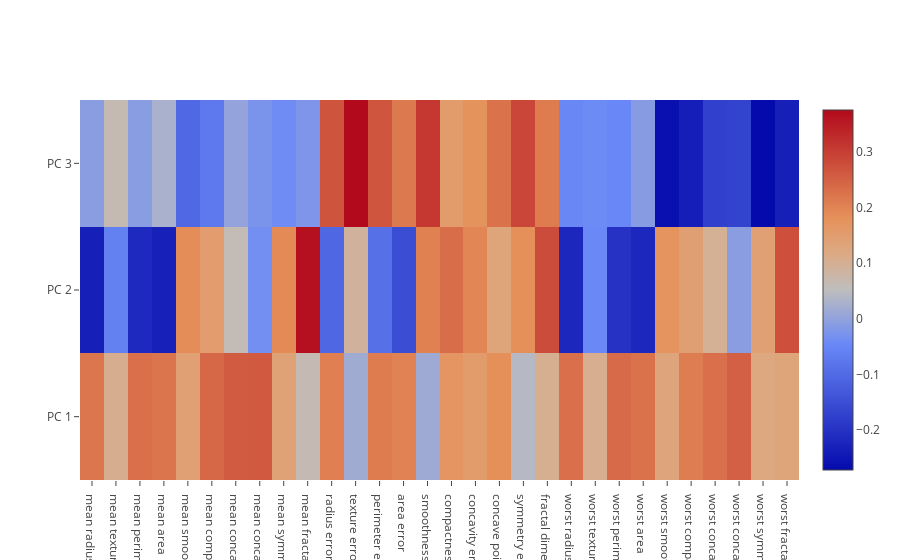

The code cell stored with this chart in its notebook:
### Markdown cell above
We will then create the heat map data using the Heatmap function (within go). The heat map data is created by supplying the principal components as the z-axis. The x-axis is the feature and the y-axis is the principal component. Finally, we can plot the heat map using the iplot function.

### Code cell
# Create heat map data.
data = go.Heatmap(z=pca.components_, 
                  x=breast_cancer.feature_names, 
                  y=['PC 1', 'PC 2', 'PC 3'])
 
# Plot heatmap.
plotly.offline.iplot([data], filename='heatmap')

### Figure 1 — Plotly figure (JSON) as saved in the notebook; plotly's stock layout.template omitted (floating-point values rounded to 4 significant figures)
{"data": [{"type": "heatmap", "x": ["mean radius", "mean texture", "mean perimeter", "mean area", "mean smoothness", "mean compactness", "mean concavity", "mean concave points", "mean symmetry", "mean fractal dimension", "radius error", "texture error", "perimeter error", "area error", "smoothness error", "compactness error", "concavity error", "concave points error", "symmetry error", "fractal dimension error", "worst radius", "worst texture", "worst perimeter", "worst area", "worst smoothness", "worst compactness", "worst concavity", "worst concave points", "worst symmetry", "worst fractal dimension"], "y": ["PC 1", "PC 2", "PC 3"], "z": [[0.2189, 0.1037, 0.2275, 0.221, 0.1426, 0.2393, 0.2584, 0.2609, 0.1382, 0.06436, 0.206, 0.01743, 0.2113, 0.2029, 0.01453, 0.1704, 0.1536, 0.1834, 0.0425, 0.1026, 0.228, 0.1045, 0.2366, 0.2249, 0.128, 0.2101, 0.2288, 0.2509, 0.1229, 0.1318], [-0.2339, -0.05971, -0.2152, -0.2311, 0.1861, 0.1519, 0.06017, -0.03477, 0.1903, 0.3666, -0.1056, 0.08998, -0.08946, -0.1523, 0.2044, 0.2327, 0.1972, 0.1303, 0.1838, 0.2801, -0.2199, -0.04547, -0.1999, -0.2194, 0.1723, 0.1436, 0.09796, -0.008257, 0.1419, 0.2753], [-0.008531, 0.06455, -0.009314, 0.0287, -0.1043, -0.07409, 0.002734, -0.02556, -0.04024, -0.02257, 0.2685, 0.3746, 0.2666, 0.216, 0.3088, 0.1548, 0.1765, 0.2247, 0.2886, 0.2115, -0.04751, -0.0423, -0.04855, -0.0119, -0.2598, -0.2361, -0.1731, -0.1703, -0.2713, -0.2328]]}], "layout": {}}
